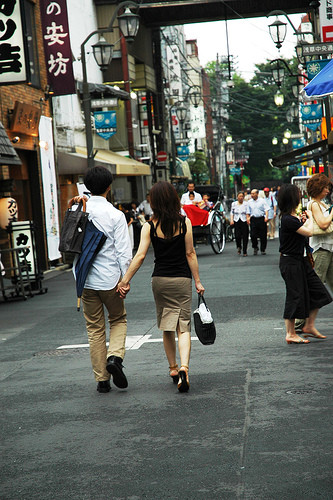
%> input picture images/couple.jpg, 333 x 500 px
$ octave --eval "result = seam_cost_standard(imread('images/couple.jpg'));"   (GNU Octave 9; MATLAB toolbox functions it lacks are replaced by stand-ins)
%> lines starting %> are read from the running program, lines starting %| are printed output that depends on the picture
function vertex_cost = seam_cost_standard(img, mask_delete, mask_protect)
% Calcula el coste de las vetas para su extraccion.
% El coste de los vertices esta basado en la estimacion del gradiente de la imagen

% Recibe una imagen RGB, y dos mascaras binarias: una de proteccion y otra de eliminacion.
% Se aplican para establecer los costes de los pixeles indicados de forma que siempre o nunca sean
% escogidos para ser eliminados

% Devuelve una matriz con el coste de cada vertice.


xSobel=[1/8 0 -1/8; 1/4 0 -1/4; 1/8 0 -1/8];
ySobel=[1/8 1/4 1/8; 0 0 0; -1/8 -1/4 -1/8];
I=rgb2gray(img);
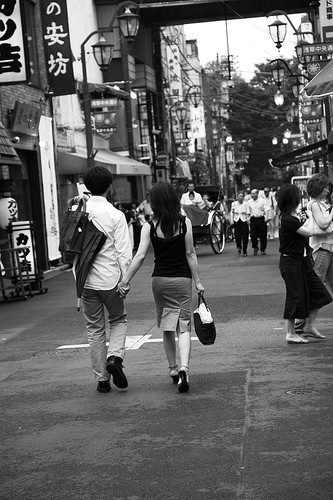
%> I: size 500x333 uint8; min 0, max 255, mean 98.1
[M,N]=size(I);
%> M = 500; N = 333

vertex_cost=abs(conv2(I,xSobel))+abs(conv2(I,ySobel));
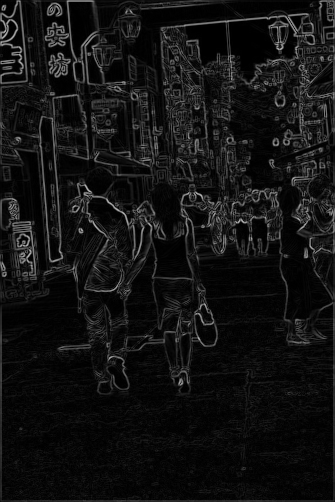
%> vertex_cost: size 502x335 double; min 0, max 180.8, mean 18.8
vertex_cost(1,:)=[];
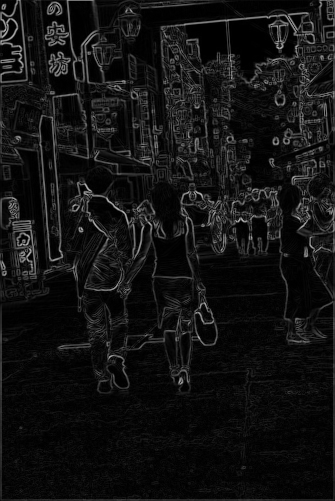
%> vertex_cost: size 501x335 double; min 0, max 180.8, mean 18.8
vertex_cost(M,:)=[];
%> vertex_cost: size 500x335 double
vertex_cost(:,1)=[];
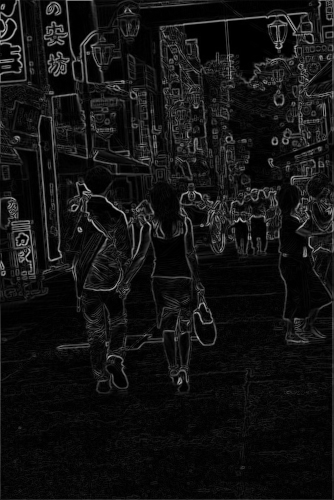
%> vertex_cost: size 500x334 double; min 0, max 180.8, mean 18.7
vertex_cost(:,N)=[];
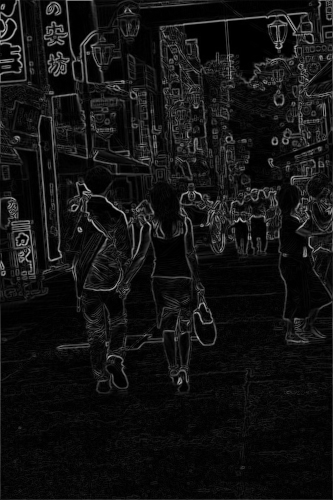
%> vertex_cost: size 500x333 double; min 0, max 180.8, mean 18.6

if exist('mask_delete', 'var')
%modificar el coste_vértice de los píxeles que deben ser eliminados
    newValues = (-2 * M) * mask_delete;
    opositeMask = mask_delete < 1;
    vertexWithoutMask = opositeMask .* vertex_cost;
    vertex_cost = vertexWithoutMask + newValues;


end

if exist('mask_protect', 'var')
% modificar el coste_vértice de los píxeles protegidos
    newValues = (2 * M) * mask_protect;
    opositeMask = mask_protect < 1;
    vertexWithoutMask = opositeMask .* vertex_cost;
    vertex_cost = vertexWithoutMask + newValues;

end

end

$ run again, on images/vessel.jpg
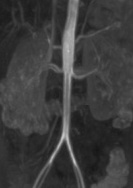
%> input picture images/vessel.jpg, 133 x 188 px
%> in seam_cost_standard, I is the input picture: size 188x133 uint8; min 21, max 199, mean 60.3
%> in seam_cost_standard, `vertex_cost(:,1)=[];`:
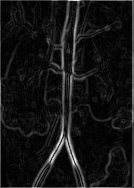
%> vertex_cost: size 188x134 double; min 0, max 78, mean 6.7; drawn with min black and max white
%> in seam_cost_standard, `vertex_cost(:,N)=[];`:
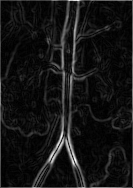
%> vertex_cost: size 188x133 double; min 0, max 78, mean 6.5; drawn with min black and max white
